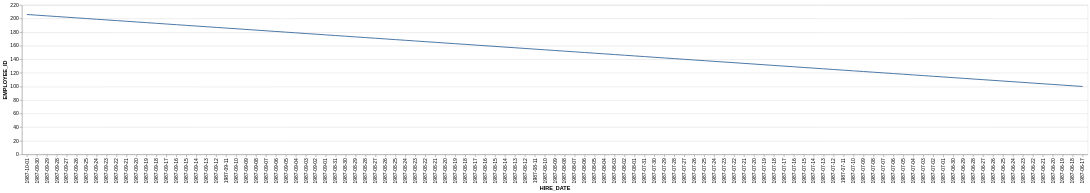

The specification (Vega-Lite) saved for this image:
### Vega-Lite specification from a JSON file in a GitHub repository (floating-point values rounded to 4 significant figures)
{"data": {"values": [{"x_data": "1987-10-01", "y_data": 206}, {"x_data": "1987-09-30", "y_data": 205}, {"x_data": "1987-09-29", "y_data": 204}, {"x_data": "1987-09-28", "y_data": 203}, {"x_data": "1987-09-27", "y_data": 202}, {"x_data": "1987-09-26", "y_data": 201}, {"x_data": "1987-09-25", "y_data": 200}, {"x_data": "1987-09-24", "y_data": 199}, {"x_data": "1987-09-23", "y_data": 198}, {"x_data": "1987-09-22", "y_data": 197}, {"x_data": "1987-09-21", "y_data": 196}, {"x_data": "1987-09-20", "y_data": 195}, {"x_data": "1987-09-19", "y_data": 194}, {"x_data": "1987-09-18", "y_data": 193}, {"x_data": "1987-09-17", "y_data": 192}, {"x_data": "1987-09-16", "y_data": 191}, {"x_data": "1987-09-15", "y_data": 190}, {"x_data": "1987-09-14", "y_data": 189}, {"x_data": "1987-09-13", "y_data": 188}, {"x_data": "1987-09-12", "y_data": 187}, {"x_data": "1987-09-11", "y_data": 186}, {"x_data": "1987-09-10", "y_data": 185}, {"x_data": "1987-09-09", "y_data": 184}, {"x_data": "1987-09-08", "y_data": 183}, {"x_data": "1987-09-07", "y_data": 182}, {"x_data": "1987-09-06", "y_data": 181}, {"x_data": "1987-09-05", "y_data": 180}, {"x_data": "1987-09-04", "y_data": 179}, {"x_data": "1987-09-03", "y_data": 178}, {"x_data": "1987-09-02", "y_data": 177}, {"x_data": "1987-09-01", "y_data": 176}, {"x_data": "1987-08-31", "y_data": 175}, {"x_data": "1987-08-30", "y_data": 174}, {"x_data": "1987-08-29", "y_data": 173}, {"x_data": "1987-08-28", "y_data": 172}, {"x_data": "1987-08-27", "y_data": 171}, {"x_data": "1987-08-26", "y_data": 170}, {"x_data": "1987-08-25", "y_data": 169}, {"x_data": "1987-08-24", "y_data": 168}, {"x_data": "1987-08-23", "y_data": 167}, {"x_data": "1987-08-22", "y_data": 166}, {"x_data": "1987-08-21", "y_data": 165}, {"x_data": "1987-08-20", "y_data": 164}, {"x_data": "1987-08-19", "y_data": 163}, {"x_data": "1987-08-18", "y_data": 162}, {"x_data": "1987-08-17", "y_data": 161}, {"x_data": "1987-08-16", "y_data": 160}, {"x_data": "1987-08-15", "y_data": 159}, {"x_data": "1987-08-14", "y_data": 158}, {"x_data": "1987-08-13", "y_data": 157}, {"x_data": "1987-08-12", "y_data": 156}, {"x_data": "1987-08-11", "y_data": 155}, {"x_data": "1987-08-10", "y_data": 154}, {"x_data": "1987-08-09", "y_data": 153}, {"x_data": "1987-08-08", "y_data": 152}, {"x_data": "1987-08-07", "y_data": 151}, {"x_data": "1987-08-06", "y_data": 150}, {"x_data": "1987-08-05", "y_data": 149}, {"x_data": "1987-08-04", "y_data": 148}, {"x_data": "1987-08-03", "y_data": 147}, {"x_data": "1987-08-02", "y_data": 146}, {"x_data": "1987-08-01", "y_data": 145}, {"x_data": "1987-07-31", "y_data": 144}, {"x_data": "1987-07-30", "y_data": 143}, {"x_data": "1987-07-29", "y_data": 142}, {"x_data": "1987-07-28", "y_data": 141}, {"x_data": "1987-07-27", "y_data": 140}, {"x_data": "1987-07-26", "y_data": 139}, {"x_data": "1987-07-25", "y_data": 138}, {"x_data": "1987-07-24", "y_data": 137}, {"x_data": "1987-07-23", "y_data": 136}, {"x_data": "1987-07-22", "y_data": 135}, {"x_data": "1987-07-21", "y_data": 134}, {"x_data": "1987-07-20", "y_data": 133}, {"x_data": "1987-07-19", "y_data": 132}, {"x_data": "1987-07-18", "y_data": 131}, {"x_data": "1987-07-17", "y_data": 130}, {"x_data": "1987-07-16", "y_data": 129}, {"x_data": "1987-07-15", "y_data": 128}, {"x_data": "1987-07-14", "y_data": 127}, {"x_data": "1987-07-13", "y_data": 126}, {"x_data": "1987-07-12", "y_data": 125}, {"x_data": "1987-07-11", "y_data": 124}, {"x_data": "1987-07-10", "y_data": 123}, {"x_data": "1987-07-09", "y_data": 122}, {"x_data": "1987-07-08", "y_data": 121}, {"x_data": "1987-07-07", "y_data": 120}, {"x_data": "1987-07-06", "y_data": 119}, {"x_data": "1987-07-05", "y_data": 118}, {"x_data": "1987-07-04", "y_data": 117}, {"x_data": "1987-07-03", "y_data": 116}, {"x_data": "1987-07-02", "y_data": 115}, {"x_data": "1987-07-01", "y_data": 114}, {"x_data": "1987-06-30", "y_data": 113}, {"x_data": "1987-06-29", "y_data": 112}, {"x_data": "1987-06-28", "y_data": 111}, {"x_data": "1987-06-27", "y_data": 110}, {"x_data": "1987-06-26", "y_data": 109}, {"x_data": "1987-06-25", "y_data": 108}, {"x_data": "1987-06-24", "y_data": 107}, {"x_data": "1987-06-23", "y_data": 106}, {"x_data": "1987-06-22", "y_data": 105}, {"x_data": "1987-06-21", "y_data": 104}, {"x_data": "1987-06-20", "y_data": 103}, {"x_data": "1987-06-19", "y_data": 102}, {"x_data": "1987-06-18", "y_data": 101}, {"x_data": "1987-06-17", "y_data": 100}]}, "mark": {"type": "line", "interpolate": "monotone"}, "encoding": {"x": {"field": "x_data", "type": "nominal", "title": "HIRE_DATE", "sort": "descending"}, "y": {"field": "y_data", "type": "quantitative", "title": "EMPLOYEE_ID"}}}
